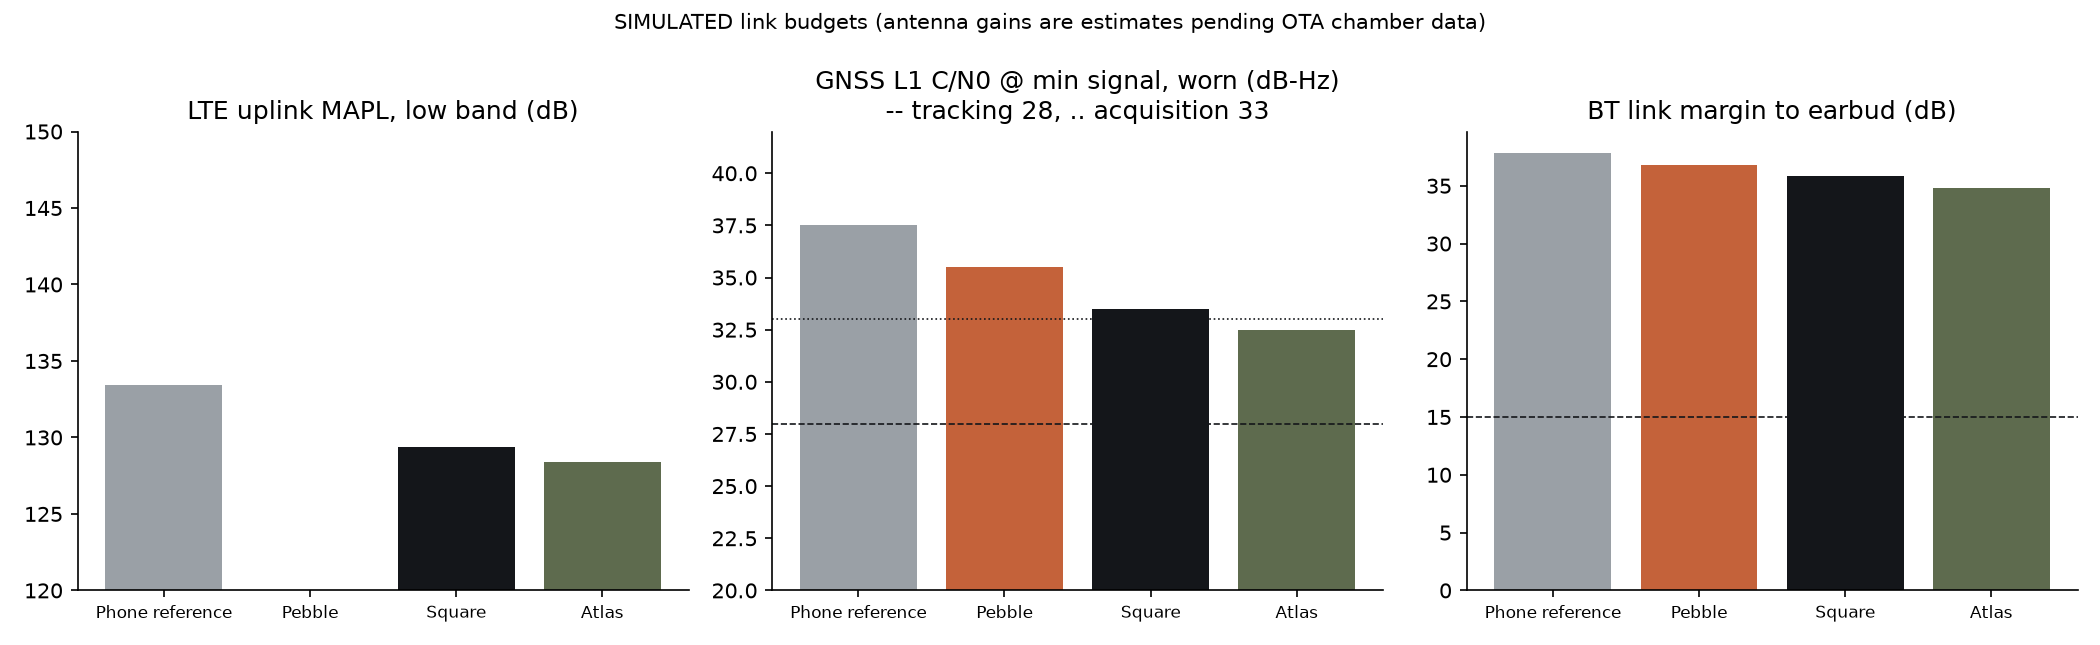

Source code (Python):
#!/usr/bin/env python3
"""
RF link budgets for LTE / GNSS / Bluetooth / NTN in small metal bodies (SIMULATED / estimates)
=============================================================================================
Antenna efficiencies are engineering estimates for a 54 mm device with frame-slot or LDS
antennas; they MUST be replaced by OTA chamber data (CTIA TRP/TIS) at EVT.
Outputs: rf_link_budget.png, rf_results.json
"""
import json
import os
import numpy as np
import matplotlib
matplotlib.use("Agg")
import matplotlib.pyplot as plt

HERE = os.path.dirname(os.path.abspath(__file__))
INK, TERRA, BRASS, OLIVE, FOG, NIGHT = "#14161A", "#C4623A", "#B8935A", "#5E6B4E", "#9AA0A6", "#0D1B2A"


def fspl(d_m, f_hz):
    return 20 * np.log10(d_m) + 20 * np.log10(f_hz) - 147.55


# Antenna realised gain (dBi, avg incl. mismatch) per body / band (E)
ANT = {
    "Phone reference":       dict(lte_low=-4, lte_mid=-2, gnss=-3, bt=-2, ntn=-3),
    "Pebble (PC-GF)":        dict(lte_low=None, lte_mid=None, gnss=-5, bt=-3, ntn=None),
    "Square (Al + NMT splits)": dict(lte_low=-8, lte_mid=-5, gnss=-7, bt=-4, ntn=None),
    "Atlas (Ti + ceramic back)": dict(lte_low=-9, lte_mid=-6, gnss=-8, bt=-5, ntn=-6),
}
BODY = dict(lte=4.0, gnss=3.0, bt=12.0, ntn=3.0)   # body/clip loss dB (worn on chest/strap) (E)


def lte_mapl(g):
    # Uplink-limited MAPL, 64 kbps voice-class, 2 PRB; eNB NF 2 dB, required SINR -2 dB, 2RX, interference margin 3 dB
    ue_tx = 23.0
    enb_sens = -174 + 10 * np.log10(2 * 180e3) + 2 - 2 - 3   # dBm
    return ue_tx + g - BODY["lte"] - enb_sens - 3


def gnss_cn0(g, p_min_dbm, nf=2.0):
    return p_min_dbm + 174 + g - nf - BODY["gnss"]


def bt_margin(g_tx, tx=8.0, d=1.0, rx_sens=-92.0, g_rx=-8.0):
    return tx + g_tx - fspl(d, 2.44e9) - BODY["bt"] + g_rx - rx_sens


def ntn_cn0(g):
    # GEO L-band uplink 1.64 GHz, slant 38,000 km, UE 23 dBm, satellite G/T +10 dB/K (large GEO reflector) (E)
    eirp_dbw = 23 + g - BODY["ntn"] - 30
    return eirp_dbw - fspl(38_000e3, 1.64e9) + 10.0 + 228.6


def main():
    res = {}
    for dev, a in ANT.items():
        r = {}
        if a["lte_low"] is not None:
            r["LTE_MAPL_low_band_dB"] = round(lte_mapl(a["lte_low"]), 1)
            r["LTE_MAPL_mid_band_dB"] = round(lte_mapl(a["lte_mid"]), 1)
        r["GNSS_L1_CN0_dBHz_open_sky_min_signal"] = round(gnss_cn0(a["gnss"], -128.5), 1)
        r["GNSS_L5_CN0_dBHz_open_sky_min_signal"] = round(gnss_cn0(a["gnss"] - 0.5, -127.9), 1)
        r["BT_to_earbud_margin_dB_1m_through_body"] = round(bt_margin(a["bt"]), 1)
        if a["ntn"] is not None:
            r["NTN_uplink_CN0_dBHz"] = round(ntn_cn0(a["ntn"]), 1)
        res[dev] = r
    ref = res["Phone reference"]["LTE_MAPL_low_band_dB"]
    for dev in ("Square (Al + NMT splits)", "Atlas (Ti + ceramic back)"):
        delta = ref - res[dev]["LTE_MAPL_low_band_dB"]
        res[dev]["LTE_low_band_cell_range_vs_phone"] = round(10 ** (-delta / 35), 2)   # path-loss exponent 3.5
    res["thresholds"] = dict(GNSS_tracking_dBHz=28, GNSS_acquisition_dBHz=33,
                             NTN_single_tone_3k75_0dB_SNR_dBHz=round(10 * np.log10(3750), 1),
                             BT_margin_target_dB=15)
    with open(os.path.join(HERE, "rf_results.json"), "w") as f:
        json.dump(res, f, indent=1)

    devs = list(ANT)
    fig, ax = plt.subplots(1, 3, figsize=(14, 4.3))
    cols = [FOG, TERRA, INK, OLIVE]
    v = [res[d].get("LTE_MAPL_low_band_dB", 0) for d in devs]
    ax[0].bar(range(4), v, color=cols); ax[0].set_ylim(120, 150); ax[0].set_title("LTE uplink MAPL, low band (dB)")
    v = [res[d]["GNSS_L1_CN0_dBHz_open_sky_min_signal"] for d in devs]
    ax[1].bar(range(4), v, color=cols); ax[1].axhline(28, ls="--", color=INK, lw=0.8); ax[1].axhline(33, ls=":", color=INK, lw=0.8)
    ax[1].set_ylim(20, 42); ax[1].set_title("GNSS L1 C/N0 @ min signal, worn (dB-Hz)\n-- tracking 28, .. acquisition 33")
    v = [res[d]["BT_to_earbud_margin_dB_1m_through_body"] for d in devs]
    ax[2].bar(range(4), v, color=cols); ax[2].axhline(15, ls="--", color=INK, lw=0.8); ax[2].set_title("BT link margin to earbud (dB)")
    for a_ in ax:
        a_.set_xticks(range(4)); a_.set_xticklabels([d.split(" (")[0] for d in devs], fontsize=8)
        a_.spines[["top", "right"]].set_visible(False)
    fig.suptitle("SIMULATED link budgets (antenna gains are estimates pending OTA chamber data)", fontsize=10)
    fig.tight_layout(); fig.savefig(os.path.join(HERE, "rf_link_budget.png"), dpi=150)
    print(json.dumps(res, indent=1))


if __name__ == "__main__":
    main()
